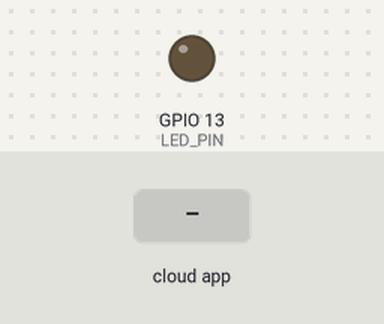
A sketch run on a simulated ESP8266 (NodeMCU). Shown: output pins drawn as LEDs (lit = HIGH). Inputs (shaded band) come from the test bench. WiFi joins after 1.5 s; servers stay silent unless stated; what the sketch prints to the serial monitor is not drawn.

Above: at 2.7 s.
2.8 s: the phone or cloud app sets 68d98569c6b3a7ebd1b62c43 to 1
At 4.0 s:
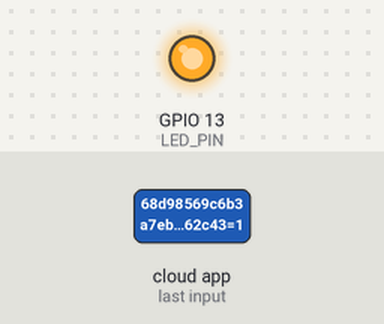
4.3 s: the phone or cloud app sets 68d98569c6b3a7ebd1b62c43 to 0
At 5.4 s:
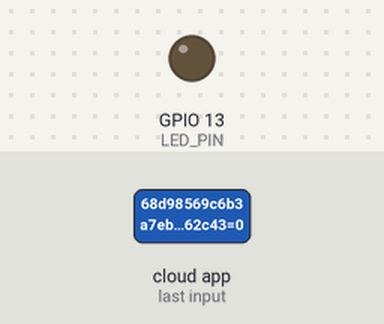
Timing chart, 0 to 7.3 s (numbered marks = the images above; inputs shaded):
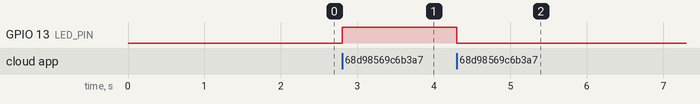

Measured:
- after the input at 2.8 s, GPIO 13 (LED_PIN): LOW → HIGH at once
- after the input at 4.3 s, GPIO 13 (LED_PIN): HIGH → LOW at once

The sketch:

DimSwitch.ino
```cpp
/*
 * If you encounter any issues:
 * - check the readme.md at https://github.com/sinricpro/esp8266-esp32-sdk/blob/master/README.md
 * - ensure all dependent libraries are installed
 * - see https://github.com/sinricpro/esp8266-esp32-sdk/blob/master/README.md#arduinoide
 * - see https://github.com/sinricpro/esp8266-esp32-sdk/blob/master/README.md#dependencies
 * - open serial monitor and check whats happening
 * - check full user documentation at https://sinricpro.github.io/esp8266-esp32-sdk
 * - visit https://github.com/sinricpro/esp8266-esp32-sdk/issues and check for existing issues or open a new one
 */

// Uncomment the following line to enable serial debug output
//#define ENABLE_DEBUG

#ifdef ENABLE_DEBUG
  #define DEBUG_ESP_PORT Serial
  #define NODEBUG_WEBSOCKETS
  #define NDEBUG
#endif

#include <Arduino.h>
#if defined(ESP8266)
  #include <ESP8266WiFi.h>
#elif defined(ESP32) || defined(ARDUINO_ARCH_RP2040)
  #include <WiFi.h>
#endif

#include "SinricPro.h"
#include "SinricProDimSwitch.h"

#define WIFI_SSID         "BRUGER_2G"
#define WIFI_PASS         "Gersones68"

#define APP_KEY           "89cda427-c430-4127-9a60-afd89f2364d7"
#define APP_SECRET        "a4993c6e-91d9-4b84-97f6-373c1d78789b-72975cde-8f6e-4ff5-b9a1-b67a298291b5"
#define DIMSWITCH_ID      "68d98569c6b3a7ebd1b62c43"

// MODIFICADO: Definindo o pino do LED para fácil alteração
#define LED_PIN           13

#define BAUD_RATE         115200          // Change baudrate to your need

// MODIFICADO: Renomeado para myDeviceState para evitar conflitos com a biblioteca
struct {
  bool powerState = false;
  int powerLevel = 0;
} myDeviceState;

// MODIFICADO: Esta função agora controla o LED
bool onPowerState(const String &deviceId, bool &state) {
  Serial.printf("Device %s power turned %s \r\n", deviceId.c_str(), state?"on":"off");
  myDeviceState.powerState = state;

  if (state) {
    // Se ligar e o brilho for 0, define como 100%
    if (myDeviceState.powerLevel == 0) {
      myDeviceState.powerLevel = 100;
    }
    // Mapeia 0-100 para 0-255 e aplica ao LED
    int dutyCycle = map(myDeviceState.powerLevel, 0, 100, 0, 255);
    analogWrite(LED_PIN, dutyCycle);
  } else {
    // Se desligar, define o brilho como 0
    analogWrite(LED_PIN, 0);
  }

  return true; // request handled properly
}

// MODIFICADO: Esta função agora controla o brilho do LED
bool onPowerLevel(const String &deviceId, int &powerLevel) {
  myDeviceState.powerLevel = powerLevel;
  Serial.printf("Device %s power level changed to %d\r\n", deviceId.c_str(), myDeviceState.powerLevel);

  // Mapeia o novo brilho (0-100) para a escala PWM (0-255) e aplica ao LED
  int dutyCycle = map(myDeviceState.powerLevel, 0, 100, 0, 255);
  analogWrite(LED_PIN, dutyCycle);

  return true;
}

// MODIFICADO: Esta função agora ajusta o brilho do LED
bool onAdjustPowerLevel(const String &deviceId, int &levelDelta) {
  // Ajusta o nível de brilho e garante que ele fique entre 0 e 100
  myDeviceState.powerLevel += levelDelta;
  if (myDeviceState.powerLevel < 0) myDeviceState.powerLevel = 0;
  if (myDeviceState.powerLevel > 100) myDeviceState.powerLevel = 100;

  Serial.printf("Device %s power level changed about %i to %d\r\n", deviceId.c_str(), levelDelta, myDeviceState.powerLevel);

  // Mapeia o novo brilho para a escala PWM e aplica ao LED
  int dutyCycle = map(myDeviceState.powerLevel, 0, 100, 0, 255);
  analogWrite(LED_PIN, dutyCycle);

  levelDelta = myDeviceState.powerLevel; // Retorna o novo nível para o SinricPro
  return true;
}

void setupWiFi() {
  Serial.printf("\r\n[Wifi]: Connecting");

  #if defined(ESP8266)
    WiFi.setSleepMode(WIFI_NONE_SLEEP);
    WiFi.setAutoReconnect(true);
  #elif defined(ESP32)
    WiFi.setSleep(false);
    WiFi.setAutoReconnect(true);
  #endif

  WiFi.begin(WIFI_SSID, WIFI_PASS);

  while (WiFi.status() != WL_CONNECTED) {
    Serial.printf(".");
    delay(250);
  }
  IPAddress localIP = WiFi.localIP();
  Serial.printf("connected!\r\n[WiFi]: IP-Address is %d.%d.%d.%d\r\n", localIP[0], localIP[1], localIP[2], localIP[3]);
}

void setupSinricPro() {
  SinricProDimSwitch &myDimSwitch = SinricPro[DIMSWITCH_ID];

  // set callback function to device
  myDimSwitch.onPowerState(onPowerState);
  myDimSwitch.onPowerLevel(onPowerLevel);
  myDimSwitch.onAdjustPowerLevel(onAdjustPowerLevel);

  // setup SinricPro
  SinricPro.onConnected([](){ Serial.printf("Connected to SinricPro\r\n"); });
  SinricPro.onDisconnected([](){ Serial.printf("Disconnected from SinricPro\r\n"); });
  SinricPro.begin(APP_KEY, APP_SECRET);
}

// main setup function
void setup() {
  Serial.begin(BAUD_RATE); Serial.printf("\r\n\r\n");

  // MODIFICADO: Configura o pino do LED como saída
  pinMode(LED_PIN, OUTPUT);
  // MODIFICADO: Garante que o LED comece desligado
  digitalWrite(LED_PIN, LOW);

  setupWiFi();
  setupSinricPro();
}

void loop() {
  SinricPro.handle();
}
```
